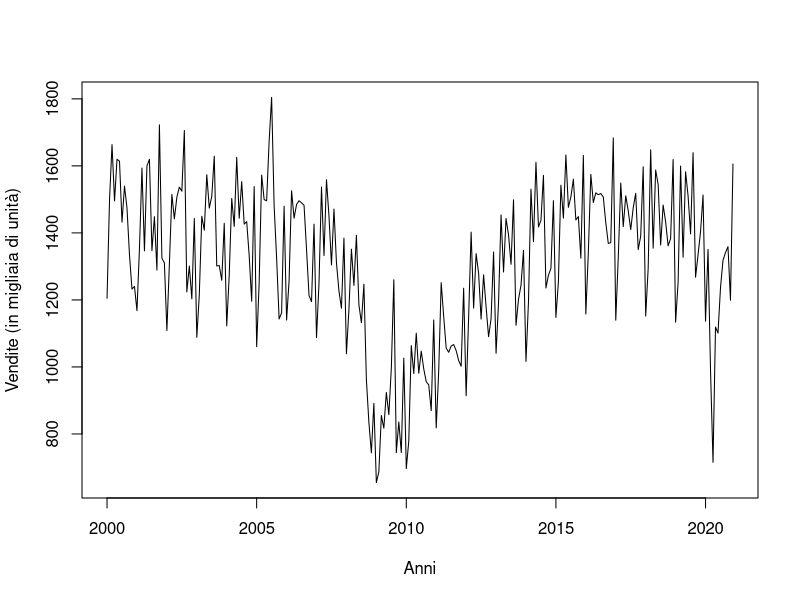
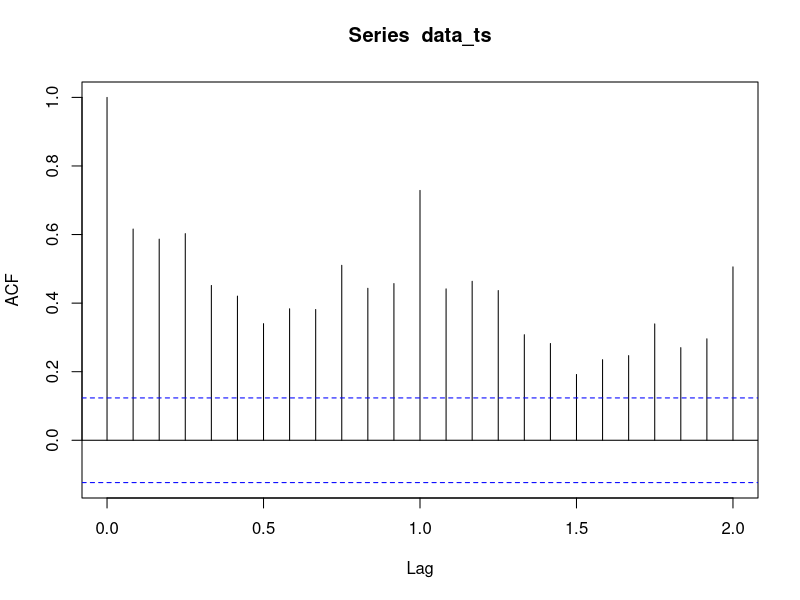
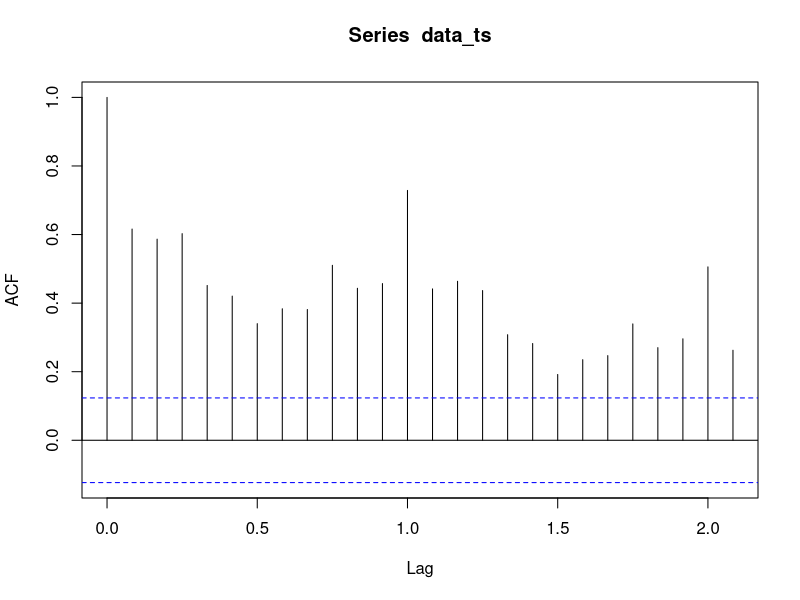
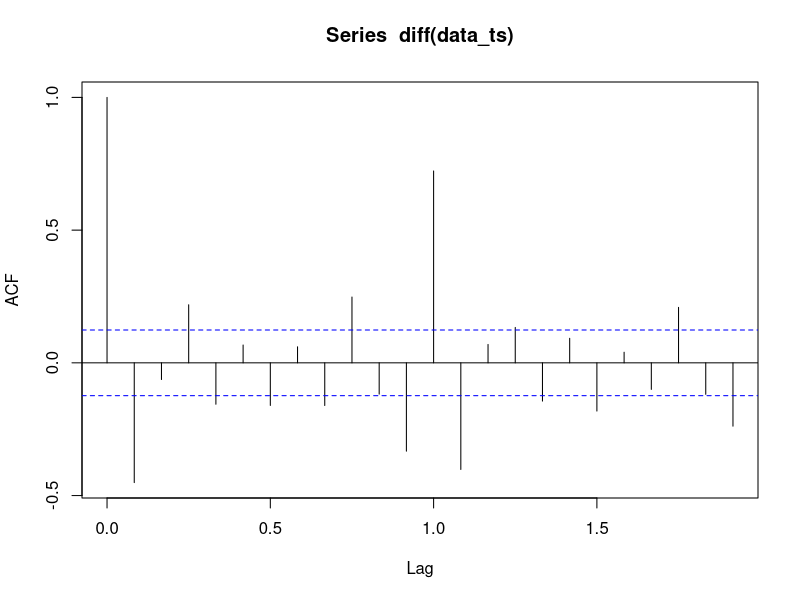
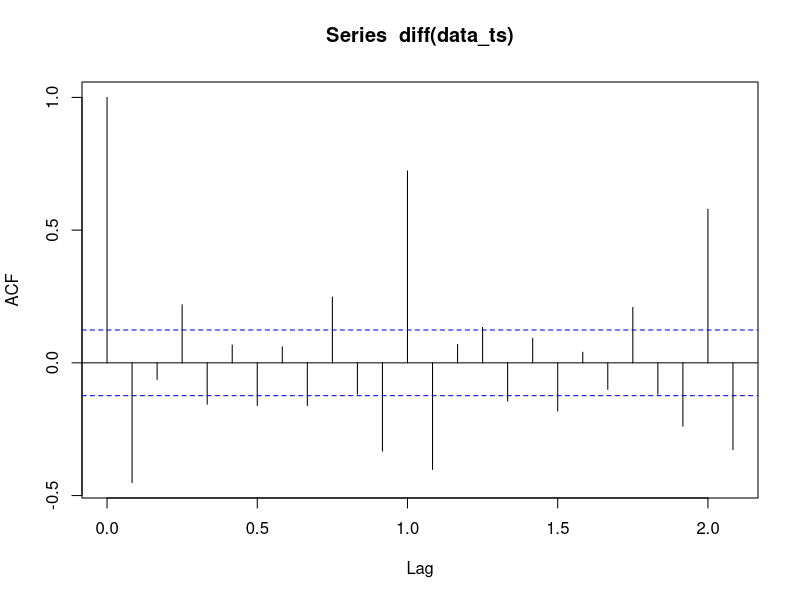
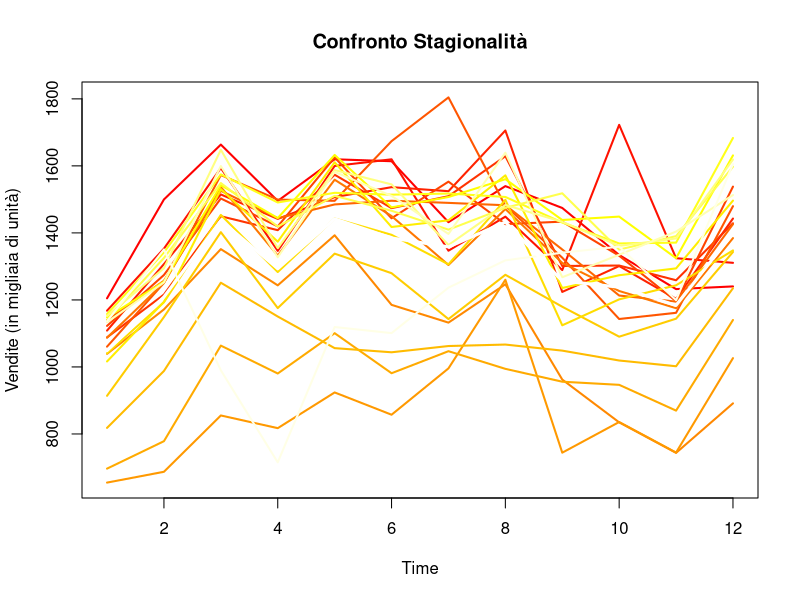
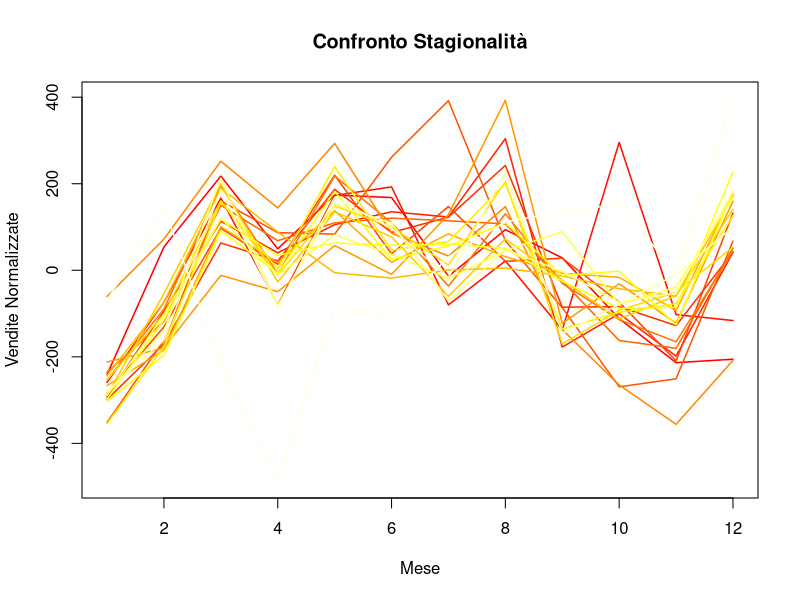
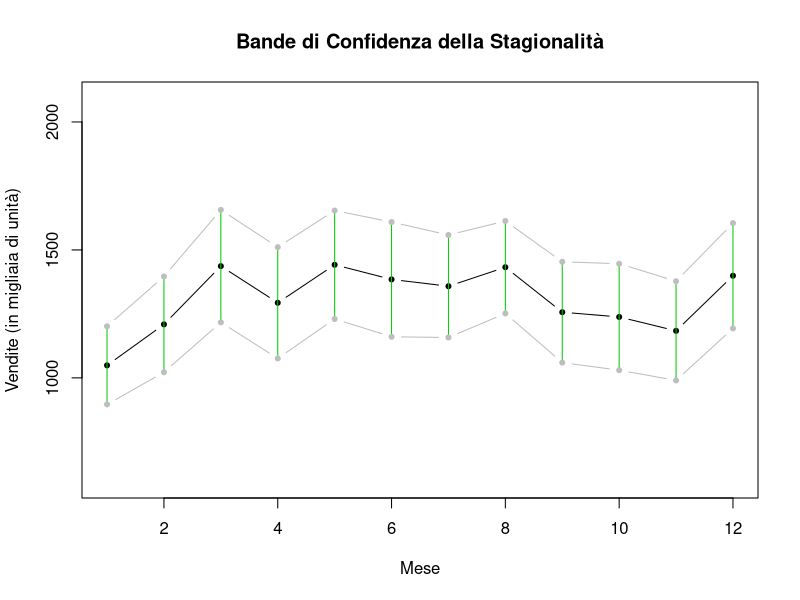

Recreate these plots in R, in order.
data = read.csv("tabella.csv", header = TRUE, sep = ",", stringsAsFactors = F)
colnames(data) <- c("Data", "Vendite")
head(data)
summary(data)

# Costruzione Time Series
data_ts <- ts(data$Vendite, frequency = 12, start = 2000, end = c(2020, 12))
head(data_ts)
ts.plot(data_ts, xlab="Anni", ylab="Vendite (in migliaia di unità)")

# Parametri Time Series
start(data_ts)
end(data_ts)
frequency(data_ts)


### ANALISI PRELIMINARE
# ACF
acf(data_ts)
acf(data_ts, 25) ### Chiari picchi dopo un periodo e due periodi
acf(diff(data_ts))
acf(diff(data_ts), 25)


# Confronto Stagionalità
m_data = matrix(data_ts, 12, 21)

ts.plot(m_data, col = heat.colors(21), main = "Confronto Stagionalità", ylab = "Vendite (in migliaia di unità)", lwd=2)
lines(rowMeans(m_data),lwd=3,col="white")

# Rimuoviamo il trend normalizzando
ts.plot(scale(m_data, scale=F), col = heat.colors(21), main = "Confronto Stagionalità", ylab = "Vendite Normalizzate", xlab="Mese", lwd=1.5)
par(bg = "white")

# Bande di confidenza Stagionalità
data_ts.sd=vector("numeric",12)
for(i in 1:12){
  data_ts.sd[i]=sd(m_data[i,])
}

data_ts.m=rowMeans(m_data)
plot(data_ts.m,pch=20,type="b", ylim=range(c(data_ts.m-3*data_ts.sd, data_ts.m+3*data_ts.sd)), 
     main = "Bande di Confidenza della Stagionalità", ylab="Vendite (in migliaia di unità)", xlab="Mese")
arrows(1:12,data_ts.m-data_ts.sd,1:12,data_ts.m+data_ts.sd,length=0.02,angle=90,
       code=3,col="green3")
points(data_ts.m+data_ts.sd,type="b",pch=20,col="gray")
points(data_ts.m-data_ts.sd,type="b",pch=20,col="gray")

# Boxplot Stagionalità
boxplot(t(m_data), pch=19)
boxplot(t(scale(m_data, scale=F)), pch=19)


### DECOMPOSIZIONE

# Decomposizione Additiva
data_ts.da=decompose(data_ts)
plot(data_ts.da)

# Decomposizione Moltiplicativa
data_ts.dm=decompose(data_ts, type="multiplicative")
plot(data_ts.dm)

# Stl Additivo
data_ts.stla = stl(data_ts,s.window=11)
plot(data_ts.stla, main="Decomposizione STL Additiva")

# Stl Moltiplicativo
data_ts.stlm = stl(log(data_ts),s.window=7)
plot(data_ts.stlm, main="Decomposizione STL Moltiplicativa")

# Confronto Stagionalità
plot(data_ts.da$seasonal,main = "Confronto Stagionalità", ylab = "Stagionalità")
lines(mean(data_ts.dm$trend, na.rm=T)*(data_ts.dm$seasonal-1),col="red")
lines(data_ts.stla$time.series[,1],col="green")
lines(data_ts.stlm$time.series[,1]*mean(data_ts.stla$time.series[,2],na.rm=T),col="blue")


# Confronto rumore
plot(data_ts.da$random, ylab="Rumore")
lines(mean(data_ts.dm$trend, na.rm=TRUE)*(data_ts.dm$random-1), col="red")
lines(data_ts.stla$time.series[,3],col="green")
lines(data_ts.stlm$time.series[,3]*mean(data_ts.stla$time.series[,2],na.rm=T),col="blue")

### VALORI PARAGONABILI CATTURANO COSE SIMILI, dobbiamo decidere quale decomposizione funzioni
# meglio.

### ANALISI DEI RESIDUI

# DECOMPOSIZIONE ADDITIVA
data_ts.dar <- na.omit(data_ts.da$random)

# Istogramma
hist(data_ts.dar, 35, freq=F, main="Istogramma Residui Additivi", xlab="Residui")
lines(density(data_ts.dar), col="blue")
lines(sort(data_ts.dar), dnorm(sort(data_ts.dar), mean(data_ts.dar), sd(data_ts.dar)), col="red")

# Q-Q Plot
qqnorm(data_ts.dar, main="Q-Q Plot Residui Additivi")
qqline(data_ts.dar, col="red")

# Shapito Wilk
shapiro.test(data_ts.dar)

# ACF Residui  I RESIDUI NON HANNO UNA STRUTTURA NON HANNO PICCHI NELLE VARIE STAGIONI
acf(data_ts.dar, 50, main = "ACF Residui Additivi")


# DECOMPOSIZIONE MOLTIPLICATIVA
data_ts.dmr <- na.omit(log(data_ts.dm$random))


# Istogramma
hist(data_ts.dmr, 35, freq=F, main="Istogramma Residui Moltiplicativi", xlab="Residui")
lines(density(data_ts.dmr), col="blue")
lines(sort(data_ts.dmr), dnorm(sort(data_ts.dmr), mean(data_ts.dmr), sd(data_ts.dmr)), col="red")

# Q-Q Plot
qqnorm(data_ts.dmr, main="Q-Q Plot Residui Moltiplicativi")
qqline(data_ts.dmr, col="red")

# Shapiro Wilk
shapiro.test(data_ts.dmr)

# ACF Residui
acf(data_ts.dmr, 50, main = "ACF Residui Moltiplicativi")


# DECOMPOSIZIONE STL ADDITIVA
data_ts.stlar <- data_ts.stla$time.series[,3]

# Istogramma
hist(data_ts.stlar, 30, freq=F, main="Istogramma Residui STL Additivi", xlab="Residui")
lines(density(data_ts.stlar), col="blue")
lines(sort(data_ts.stlar), dnorm(sort(data_ts.stlar), mean(data_ts.stlar), sd(data_ts.stlar)), col="red")

# Q-Q Plot
qqnorm(data_ts.stlar, main="Q-Q Plot Residui STL Additivi")
qqline(data_ts.stlar, col="red")

# Shapiro Wilk
shapiro.test(data_ts.stlar)

# ACF Residui
acf(data_ts.stlar, 50, main = "ACF Residui STL Additivi")


# DECOMPOSIZIONE STL MOLTIPLICATIVA
data_ts.stlmr <- data_ts.stlm$time.series[,3]


# Istogramma
hist(data_ts.stlmr, 40, freq=F, main="Istogramma Residui STL Moltiplicativi", xlab="Residui")
lines(density(data_ts.stlmr), col="blue")
lines(sort(data_ts.stlmr), dnorm(sort(data_ts.stlmr), mean(data_ts.stlmr), sd(data_ts.stlmr)), col="red")

# Q-Q Plot
qqnorm(data_ts.stlmr, main="Q-Q Plot Residui STL Moltiplicativi")
qqline(data_ts.stlmr, col="red")

# Shapiro Wilk
shapiro.test(data_ts.stlmr)

# ACF Residui
acf(data_ts.stlmr, 50, main = "ACF Residui STL Moltiplicativi")


# Confronto Deviazione Standard modelli di Decomposizione
sd(acf(data_ts.dar, plot=F)$acf)
sd(acf(data_ts.dmr, plot=F)$acf)
sd(acf(data_ts.stlar, plot = F)$acf)
sd(acf(data_ts.stlmr, plot = F)$acf)


### PREVISIONE

# Holt Winters

data_ts.hw.1 = HoltWinters(data_ts)
plot(data_ts.hw.1)

data_ts.hw.1$alpha
data_ts.hw.1$beta
data_ts.hw.1$gamma

# Confronto con STL additivo
# Trend
ts.plot(data_ts.stla$time.series[,2],data_ts.hw.1$fitted[,2],col=c("black","red"), main = "Confronto HW Auto con Trend STL Additivo")
legend(
  "bottomleft",
  legend = c( "STL Additivo", "Holt-Winters Auto"),
  col = c("black", "red"),
  lwd = 2,
  cex = 0.6
)

# Stagionalità
ts.plot(data_ts.stla$time.series[,1],data_ts.hw.1$fitted[,4],col=c("black","red"), ylim=c(-450, 200), main = "Confronto HW Auto con Stagionalità STL Additivo")
legend(
  "bottomleft",
  legend = c( "STL Additivo", "Holt-Winters Auto"),
  col = c("black", "red"),
  lwd = 2,
  cex = 0.6
)

# Holt Winters Manuale
x=1:22

coefficients(lm(data_ts[1:22]~x))

data_ts.hw.2 = HoltWinters(data_ts, alpha=0.35, beta=0.1, gamma=0.45, l.start=1451, b.start=-0.37 )
plot(data_ts.hw.2)
plot(data_ts.hw.2$fitted)

plot(HoltWinters(data_ts,l.start=48,b.start=-0.21)$fitted)

# Confronto con STL additivo
# Trend
ts.plot(data_ts.stla$time.series[,2],data_ts.hw.2$fitted[,2],col=c("black","red"), main = "Confronto HW Man con Trend STL Additivo")
legend(
  "bottomleft",
  legend = c( "STL Additivo", "Holt-Winters Man"),
  col = c("black", "red"),
  lwd = 2,
  cex = 0.6
)

# Stagionalità
ts.plot(data_ts.stla$time.series[,1],data_ts.hw.2$fitted[,4],col=c("black","red"), ylim=c(-450, 200), main = "Confronto HW Man con Stagionalità STL Additivo")
legend(
  "bottomleft",
  legend = c( "STL Additivo", "Holt-Winters Man"),
  col = c("black", "red"),
  lwd = 2,
  cex = 0.6
)

# Autoregressione con Yule-Walker
data_ts.ar = ar(data_ts)
data_ts.ar
data_ts.ar$var/var(data_ts[15:length(data_ts)])

data_ts.ar.an = data_ts - data_ts.ar$resid


# Autoregressione con Minimi Quadrati
data_ts.ls = ar(data_ts, method="ols")
data_ts.ls
data_ts.ar$var/var(data_ts[23:length(data_ts)])

data_ts.ls.an = data_ts - data_ts.ls$resid



### ANALISI DEI RESIDUI

# Holt Winters con parametri automatici
data_ts.hw.1.r = residuals(data_ts.hw.1)

plot(data_ts.hw.1.r, type="p", pch=20)
plot(data_ts.hw.1$fitted[,1], data_ts.hw.1.r, pch=20)

# Varianza Spiegata
var(data_ts.hw.1.r)/var(window(data_ts, c(2001, 1)))

# Autocorrelazione
acf(data_ts.hw.1.r, main="ACF Residui HW Auto")

# Istogramma
hist(data_ts.hw.1.r, 30, freq=F, main="Istogramma Residui HW Auto")
lines(density(data_ts.hw.1.r),col="blue")
lines(sort(na.omit(data_ts.hw.1.r)),dnorm(sort(na.omit(data_ts.hw.1.r)),mean(na.omit(data_ts.hw.1.r)),sd(na.omit(data_ts.hw.1.r))),col="red")

# Q-Q Plot
qqnorm(data_ts.hw.1.r,main = "Q-Q Plot HW Auto")
qqline(data_ts.hw.1.r, col="red")

# Shapiro Test
shapiro.test(data_ts.hw.1.r)

# Incertezza
plot(data_ts.hw.1, predict(data_ts.hw.1, 12), main="Holt-Winters Auto", ylim=c(300,1800))
#lines(predict(data_ts.hw.1, 12) + qnorm(0.05, mean(data_ts.hw.1.r)), col="blue")
#lines(predict(data_ts.hw.1, 12) + qnorm(0.95, mean(data_ts.hw.1.r)), col="blue")
lines(predict(data_ts.hw.1, 12) + quantile(data_ts.hw.1.r, 0.05), col="green3")
lines(predict(data_ts.hw.1, 12) + quantile(data_ts.hw.1.r, 0.95), col="green3")
legend(
  "bottomleft",
  legend = c( "Osservazioni", "Holt-Winters Auto"),
  col = c("black", "red"),
  lwd = 2,
  cex = 0.6
)


# Holt Winters con parametri manuali
data_ts.hw.2.r = residuals(data_ts.hw.2)

plot(data_ts.hw.2.r, type="p", pch=20)
plot(data_ts.hw.2$fitted[,1], data_ts.hw.2.r, pch=20)

# Varianza Spiegata
var(data_ts.hw.2.r)/var(window(data_ts, c(2001, 1)))

# Autocorrelazione
acf(data_ts.hw.2.r, main="ACF Residui HW Man")

# Istogramma
hist(data_ts.hw.2.r, 30, freq=F, main="Istogramma Residui HW Man")
lines(density(data_ts.hw.2.r),col="blue")
lines(sort(na.omit(data_ts.hw.2.r)),dnorm(sort(na.omit(data_ts.hw.2.r)),mean(na.omit(data_ts.hw.2.r)),sd(na.omit(data_ts.hw.2.r))),col="red")

# Q-Q Plot
qqnorm(data_ts.hw.2.r,main = "Q-Q Plot HW Man")
qqline(data_ts.hw.2.r, col="red")

# Shapiro Test
shapiro.test(data_ts.hw.2.r)

# Incertezza
plot(data_ts)
plot(data_ts.hw.2, predict(data_ts.hw.2, 12), main="Holt-Winters Manuale", ylim=c(300,1800))
#lines(predict(data_ts.hw.2, 12) + qnorm(0.05, mean(data_ts.hw.2.r)), col="blue")
#lines(predict(data_ts.hw.2, 12) + qnorm(0.95, mean(data_ts.hw.2.r)), col="blue")
lines(predict(data_ts.hw.2, 12) + quantile(data_ts.hw.2.r, 0.05), col="green3")
lines(predict(data_ts.hw.2, 12) + quantile(data_ts.hw.2.r, 0.95), col="green3")
legend(
  "bottomleft",
  legend = c( "Osservazioni", "Holt-Winters Manuale"),
  col = c("black", "red"),
  lwd = 2,
  cex = 0.6
)

# Yule Walker
data_ts.ar.r = data_ts.ar$resid[16:252]

plot(data_ts.ar.r, type="p", pch=20)

# Autocorrelazione
acf(data_ts.ar.r, main="ACF Residui YW")

# Istogramma
hist(data_ts.ar.r, 30, freq=F, main="Istogramma Residui YW")
lines(density(data_ts.ar.r),col="blue")
lines(sort(na.omit(data_ts.ar.r)),dnorm(sort(na.omit(data_ts.ar.r)),mean(na.omit(data_ts.ar.r)),sd(na.omit(data_ts.ar.r))),col="red")

# Q-Q Plot
qqnorm(data_ts.ar.r,main = "Q-Q Plot YW")
qqline(data_ts.ar.r, col="red")

# Shapiro Test
shapiro.test(data_ts.ar.r)

# Incertezza
data_ts.ar.pt = predict(data_ts.ar, n.ahead = 12, se.fit = FALSE)

plot(data_ts, main = "Yule-Walker", col="black")
lines(data_ts.ar.pt, col = "red")
lines(data_ts -data_ts.ar$resid, col = "red")
lines(data_ts.ar.pt + quantile(data_ts.ar.r, 0.05), col="green3")
lines(data_ts.ar.pt + quantile(data_ts.ar.r, 0.95), col="green3")

legend(
  "bottomleft",
  legend = c( "Osservazioni", "Yule-Walker"),
  col = c("black", "red"),
  lwd = 2,
  cex = 0.6
)

# Minimi Quadrati
data_ts.ls.r = data_ts.ls$resid[23:252]

plot(data_ts.ls.r, type="p", pch=20)

# Autocorrelazione
acf(data_ts.ls.r, main="ACF Residui MQ")

# Istogramma
hist(data_ts.ls.r, 20, freq=F, main="Istogramma Residui MQ")
lines(density(data_ts.ls.r),col="blue")
lines(sort(na.omit(data_ts.ls.r)),dnorm(sort(na.omit(data_ts.ls.r)),mean(na.omit(data_ts.ls.r)),sd(na.omit(data_ts.ls.r))),col="red")

# Q-Q Plot
qqnorm(data_ts.ls.r,main = "Q-Q Plot MQ")
qqline(data_ts.ls.r, col="red")

# Shapiro Test
shapiro.test(data_ts.ls.r)

# Incertezza
data_ts.ls.pt = predict(data_ts.ls, n.ahead = 12, se.fit = FALSE)

plot(data_ts, main = "Minimi Quadrati", col="black")
lines(data_ts.ls.pt, col = "red")
lines(data_ts -data_ts.ls$resid, col = "red")
lines(data_ts.ls.pt + quantile(data_ts.ls.r, 0.05), col="green3")
lines(data_ts.ls.pt + quantile(data_ts.ls.r, 0.95), col="green3")

segments(2019,0,2019, col="black")

legend(
  "bottomleft",
  legend = c( "Osservazioni", "Minimi Quadrati"),
  col = c("black", "red"),
  lwd = 2,
  cex = 0.6
)


### AUTOVALIDAZIONE

# Previsione 2020
res.hw.1 = rep(0,11)
res.hw.2 = rep(0,11)
res.ar = rep(0,11)
res.ls = rep(0,11)

for (i in 1:11) {
  train = window(data_ts, end = c(2020, i))
  test = window(data_ts, start = c(2020, i+1))
  res.hw.1[i] = predict(HoltWinters(train, alpha = 0.3639011 , beta = 0, gamma = 0.4074314), 1)
  res.hw.2[i] = predict(HoltWinters(train, alpha=0.35, beta=0.1, gamma=0.45, l.start=1451, b.start=-0.37 ), 1)
  res.ar[i] = predict(ar(train), n.ahead = 1, se.fit = F)
  res.ls[i] = predict(ar(train, method="ols"), n.ahead = 1, se.fit = F)
}

test = window(data_ts, start=c(2020, 2))
sqrt(mean((test-res.hw.1)^2))
sqrt(mean((test-res.hw.2)^2))
sqrt(mean((test-res.ar)^2))
sqrt(mean((test-res.ls)^2))

ts.plot(test, res.hw.1, res.hw.2, res.ar, res.ls, main="Confronto 2020", col=c("black", "blue", "red", "green3", "brown"), ylim=c(400, 1800))
legend(
  "bottomright",
  legend = c( "Test", "HW Auto", "HW Man", "YW", "MQ"),
  col = c("black", "blue", "red", "green3", "brown"),
  lwd = 2,
  cex = 0.6
)

### Previsione 2019

res.hw.1 = rep(0,11)
res.hw.2 = rep(0,11)
res.ar = rep(0,11)
res.ls = rep(0,11)

for (i in 1:11) {
  train = window(data_ts, end = c(2019, i))
  test = window(data_ts, start = c(2019, i+1), end=c(2019,12))
  res.hw.1[i] = predict(HoltWinters(train, alpha = 0.3639011 , beta = 0, gamma = 0.4074314), 1)
  res.hw.2[i] = predict(HoltWinters(train, alpha=0.35, beta=0.1, gamma=0.45, l.start=1451, b.start=-0.37 ), 1)
  res.ar[i] = predict(ar(train), n.ahead = 1, se.fit = F)
  res.ls[i] = predict(ar(train, method="ols"), n.ahead = 1, se.fit = F)
}

test = window(data_ts, start=c(2019, 2), end=c(2019,12))
sqrt(mean((test-res.hw.1)^2))
sqrt(mean((test-res.hw.2)^2))
sqrt(mean((test-res.ar)^2))
sqrt(mean((test-res.ls)^2))

ts.plot(test, res.hw.1, res.hw.2, res.ar, res.ls, main="Confronto 2019", col=c("black", "blue", "red", "green3", "brown"), ylim=c(900, 1800))
legend(
  "bottom",
  legend = c( "Test", "HW Auto", "HW Man", "YW", "MQ"),
  col = c("black", "blue", "red", "green3", "brown"),
  lwd = 2,
  cex = 0.6
)

### Previsione FINALE
# Previsione Yule Walker
data_ts.ar.pt = predict(data_ts.ar, n.ahead=12, se.fit=FALSE)
data_ts.ar.r = data_ts.ar$resid[16:252]

y.max = max(data_ts.ar.pt + quantile(data_ts.ar.r, 0.95))
y.min = min(data_ts.ar.pt + quantile(data_ts.ar.r, 0.05))
ts.plot(data_ts.ar.pt, ylim=c(y.min, y.max), col="red", main="Previsione Finale")
lines(data_ts.ar.pt + quantile(data_ts.ar.r, 0.95), col = "green3")
lines(data_ts.ar.pt + quantile(data_ts.ar.r, 0.05), col = "green3")


